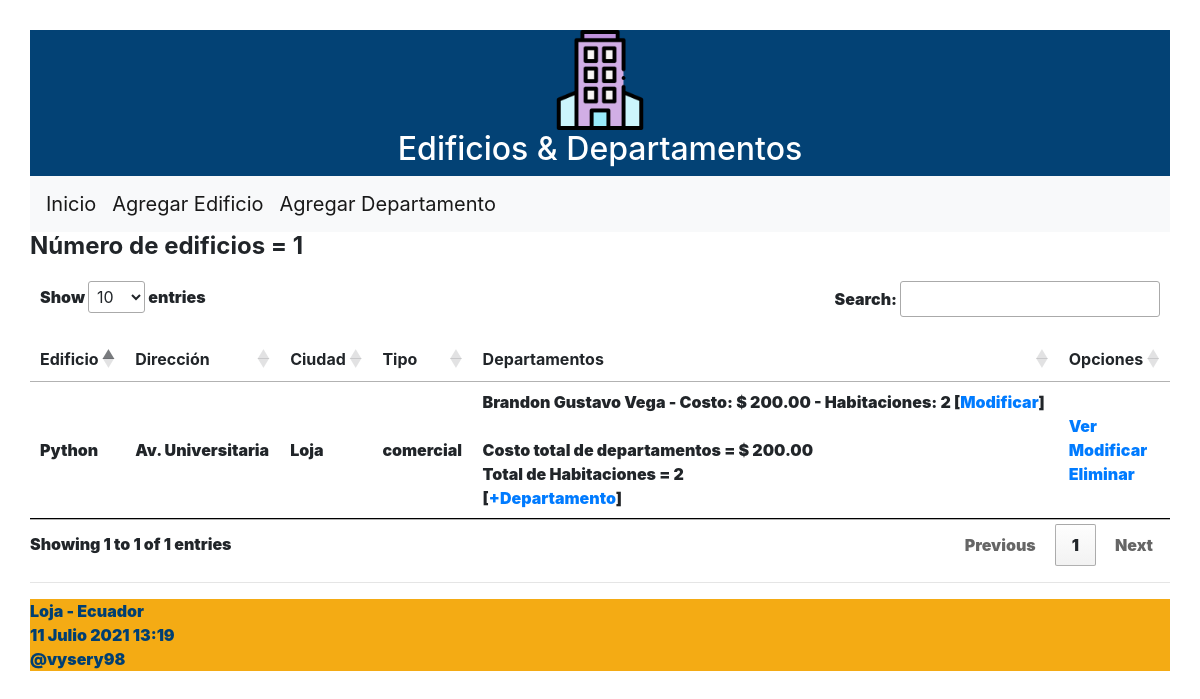
The page / on the database its author committed.
### ordenamiento/models.py (models this page shows, shortened)
class Edificio(models.Model):
	opciones_tipo = (
	    ('residencial','Residencial'),
	    ('comercial','Comercial'),
    )
	nombre = models.CharField("Nombre del edificio", max_length=50)
	direccion = models.CharField("Dirección", max_length=50)
	ciudad = models.CharField("Ciudad", max_length=50)
	tipo_edificio = models.CharField("Tipo", max_length=30,
        choices=opciones_tipo)
	def obtener_cantidad_cuartos(self):
		valor = [t.num_cuartos for t in self.departamentos.all()]
		valor = sum(valor)
		return valor
	def obtener_costo_departamento(self):
		valor = [t.costo for t in self.departamentos.all()]
		valor = sum(valor)
		return valor

class Departamento(models.Model):
	propietario = models.CharField("Propietario/a", max_length=100)
	costo = models.DecimalField(max_digits=100, decimal_places=2)
	num_cuartos = models.IntegerField("Número de cuartos")
	edificio = models.ForeignKey(Edificio, on_delete=models.CASCADE,
	        related_name="departamentos")

### ordenamiento/views.py (the view)
# urls.py: path('', views.index, name='index'),
def index(request):
    edificios = Edificio.objects.all()
    informacion_template = {'edificios': edificios, 'numero_edificios': len(edificios)}
    return render(request, 'index.html', informacion_template)

### ordenamiento/templates/index.html (shortened to what this page needs)
{% extends "master.html" %}
{% block content %}
<h4><b>Número de edificios = {{ numero_edificios }}<b></h4>
<table id="tabla_datos">
  <thead>
    <tr>
      <th>Edificio</th>
      <th>Dirección</th>
      <th>Ciudad</th>
      <th>Tipo</th>
      <th>Departamentos</th>
      <th>Opciones</th>
    </tr>
  </thead>
  {% for e in edificios %}
  <tr>
    <td> {{e.nombre}} </td>
    <td> {{e.direccion}} </td>
    <td> {{e.ciudad}}</td>
    <td> {{e.tipo_edificio}}</td>
    <td>
        {% for t in e.departamentos.all %}
            <span >{{t.propietario}} - Costo: $ {{t.costo}} - Habitaciones: {{t.num_cuartos}}
            [<a href="{% url 'editar_departamento' t.id %}">Modificar</a>] </span><br>
        {% endfor %}
        <br>
        <span><b>Costo total de departamentos = $</b> {{ e.obtener_costo_departamento }}</span>
        <br>
        <span><b>Total de Habitaciones = </b>{{ e.obtener_cantidad_cuartos }}</span>
        <br>
        [<a href="{% url 'crear_departamento_edificio' e.id%}">+Departamento</a>]
    </td>
    <td> <a href="{% url 'obtener_edificio' e.id %}">Ver</a> <br>
      <a href="{% url 'editar_edificio' e.id %}">Modificar</a> <br>
      <a href="{% url 'eliminar_edificio' e.id %}"
      onclick="return confirm('¿Desea eliminar el Edificio {{ e.nombre }}?')" >
      Eliminar</a>
    </td>
  </tr>
  {% endfor %}
</table>
{% endblock %}

### ordenamiento/templates/master.html (shortened to what this page needs)
<!DOCTYPE html>
<html>
  <head>
    {% load static %}
    <link rel="stylesheet" type="text/css" href="{% static 'css/estilos.css' %}">
    <link rel="stylesheet" type="text/css" href="https://cdn.datatables.net/1.10.25/css/jquery.dataTables.min.css">
    <link rel="stylesheet" href="https://stackpath.bootstrapcdn.com/bootstrap/4.3.1/css/bootstrap.min.css">
  </head>
  <body>
    <header>
      <img src="{% static 'images/logo.png' %}" alt="My image" class="center">
      <div id="headerDiv">
        <h2>Edificios & Departamentos</h2>
      </div>
      <nav class="navbar navbar-expand-lg navbar-light bg-light">
        <a class="navbar-brand" href="{% url 'index' %}">Inicio</a>
        <a class="navbar-brand" href="{% url 'crear_edificio' %}">Agregar Edificio</a>
        <a class="navbar-brand" href="{% url 'crear_departamento' %}">Agregar Departamento</a>
      </nav>
    </header>
    <section>
        {% block content %}
        {% endblock %}
    </section>
    <hr>
    {% include 'footer.html' %}
  </body>
</html>

### ordenamiento/templates/footer.html
<footer>
      <p>Loja - Ecuador<br>{% now "j F Y H:i" %}<br>@vysery98</p>
</footer>

### ordenamiento/static/css/estilos.css (style rules this page uses)
.center { display: block; margin-left: auto; margin-right: auto; width:100%; max-width:100px; }
#headerDiv { display: flex; flex-direction: column; justify-content: center; text-align: center; }
body { background: #FEFEFD; padding: 30px; }
header { background: #034275; color: #FFF; }
section { width: 100%; }
th, td { padding: 15px; border-bottom: 1px solid black; }
footer { background: #F4AB14; color: #003F72; }

### rows shown on the page
Edificio: nombre "Python", direccion "Av. Universitaria", ciudad "Loja", tipo_edificio "comercial", obtener_costo_departamento "200.00", obtener_cantidad_cuartos "2"
Departamento: propietario "Brandon Gustavo Vega", costo "200.00", num_cuartos "2"

### other values the page prints
{{ numero_edificios }} "1"
